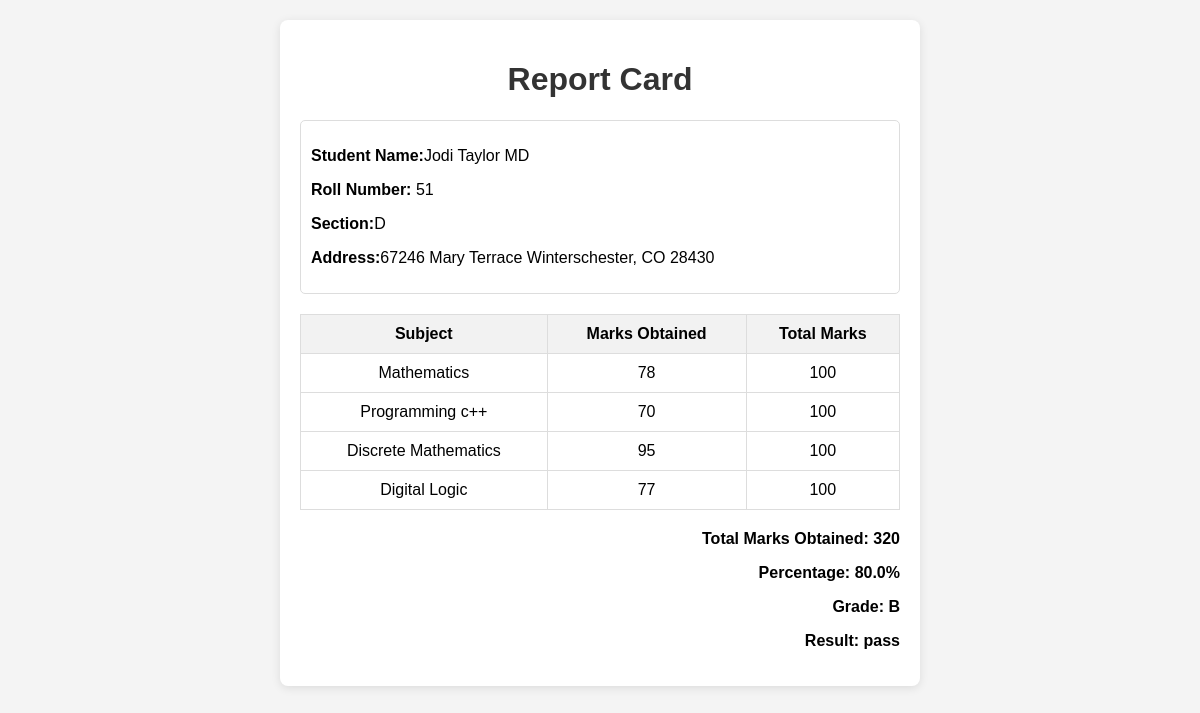
Page /report_card/44 on the committed database.
### home/models.py (models this page shows, shortened)
class student(models.Model):
    student_name=models.CharField(max_length=50)
    student_address=models.CharField(max_length=100)
    student_roll_number=models.IntegerField()
    student_section=models.CharField(max_length=1)
    student_marks_math=models.IntegerField(null=True,blank=True)
    student_marks_Digital_logic=models.IntegerField(null=True,blank=True)
    student_marks_programming=models.IntegerField(null=True,blank=True)
    student_marks_discrete=models.IntegerField(null=True,blank=True)

### home/views.py (the view)
# urls.py: path("report_card/<int:id>",result,name="report_card"),
def result(request,id):
    queryset=get_object_or_404(student,id=id)
    student_marks_Digital_logic=int(queryset.student_marks_Digital_logic) if queryset.student_marks_Digital_logic else 0
    total=(int(queryset.student_marks_math)+student_marks_Digital_logic+
           int(queryset.student_marks_discrete)+int(queryset.student_marks_programming))
    max_numb=400
    percentage=(total/max_numb)*100
    if percentage >= 90:
        Grade = "A"
    elif percentage >= 80:
        Grade = "B"
    elif percentage >= 70:
        Grade = "C"
    elif percentage >= 60:
        Grade = "D"
    else:
        Grade = "F"
    if percentage<40:
        result="fail"
    else:
        result="pass"
    queryset=student.objects.get(id=id)
    context={"student":queryset,"total":total,"max_numb":max_numb,
             "percentage":percentage,"result":result,"Grade":Grade}
    return render(request, "report_card.html", context)

### home/templates/report_card.html (shortened to what this page needs)
<!DOCTYPE html>
<html lang="en">
<head>
    {%load static%}
    <link rel="stylesheet" href="{% static 'report_card.css' %}">
</head>
<body>
    <div class="report-card">
        <h1>Report Card</h1>
        <div class="student-info">
            <p><strong>Student Name:</strong>{{student.student_name}}</p>
            <p><strong>Roll Number:</strong> {{student.student_roll_number}}</p>
            <p><strong>Section:</strong>{{student.student_section}}</p>
            <p><strong>Address:</strong>{{student.student_address}}</p>
        </div>
        <table>
            <thead>
                <tr>
                    <th>Subject</th>
                    <th>Marks Obtained</th>
                    <th>Total Marks</th>
                </tr>
            </thead>
            <tbody>
                <tr>
                    <td>Mathematics</td>
                    <td>{{student.student_marks_math}}</td>
                    <td>100</td>
                </tr>
                <tr>
                    <td>Programming c++</td>
                    <td> {{student.student_marks_programming}}</td>
                    <td>100</td>
                </tr>
                <tr>
                    <td>Discrete Mathematics</td>
                    <td>{{student.student_marks_discrete}}</td>
                    <td>100</td>
                </tr>
                <tr>
                    <td>Digital Logic</td>
                    <td>{{student.student_marks_Digital_logic}}</td>
                    <td>100</td>
                </tr>
            </tbody>
        </table>
        <div class="footer">
            <p><strong>Total Marks Obtained: </strong>{{total}} </p>
            <p><strong>Percentage: </strong> {{percentage}}%</p>
            <p><strong>Grade: </strong>{{Grade}}</p>
            <p><strong>Result: </strong>{{result}}</p>
        </div>
    </div>
</body>
</html>

### home/static/report_card.css (style rules this page uses)
body { font-family: Arial, sans-serif; background-color: #f4f4f4; margin: 0; padding: 20px; }
.report-card { background-color: #fff; border-radius: 8px; box-shadow: 0 2px 10px rgba(0, 0, 0, 0.1); padding: 20px; max-width: 600px; margin: auto; }
h1 { text-align: center; color: #333; }
.student-info { margin-bottom: 20px; padding: 10px; border: 1px solid #ddd; border-radius: 5px; }
table { width: 100%; border-collapse: collapse; margin-bottom: 20px; }
table th, table td { border: 1px solid #ddd; padding: 10px; text-align: center; }
table th { background-color: #f2f2f2; }
.footer { text-align: right; font-weight: bold; }

### rows in the picture
student: student_name "Jodi Taylor MD", student_roll_number "51", student_section "D", student_address "67246 Mary Terrace Winterschester, CO 28430", student_marks_math "78", student_marks_programming "70", student_marks_discrete "95", student_marks_Digital_logic "77"

### other values in the picture
{{ total }} "320"
{{ percentage }} "80.0"
{{ Grade }} "B"
{{ result }} "pass"
